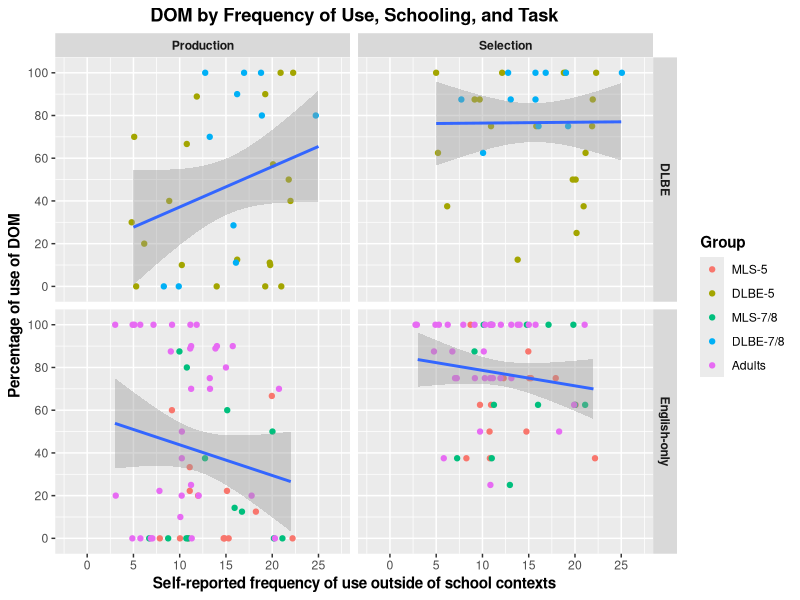
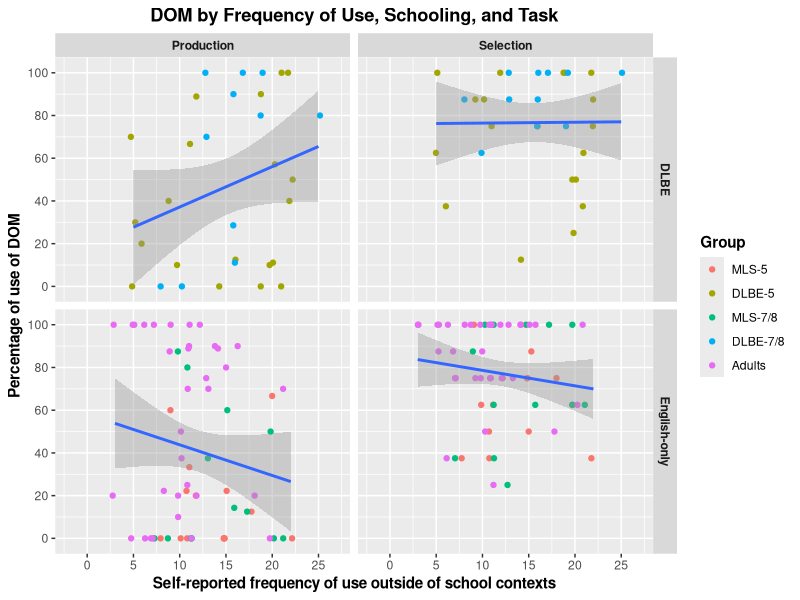

Here is the R script that generated these plots, in order:
library(tidyverse)
library(here)
library(patchwork)


# Create dataframes
## Load CSVs
DOM_EPT <- read_csv(here("Manuscripts", "SLR (Multiple Baselines)", "Data", "SLR Multiple Baselines DOM Production.csv")) %>% 
  mutate(Structure = "DOM") %>%
  group_by(Part_ID, Group, Task, Use) %>%
  summarize(Total_Structure = sum(Response, na.rm = TRUE),
            Total_Responses = sum(!is.na(Response)),
            Prod_Ratio = Total_Structure / Total_Responses,
            .groups = "drop") %>% 
  mutate(Production = Prod_Ratio * 100)

DOM_FCT <- read_csv(here("Manuscripts", "SLR (Multiple Baselines)", "Data", "SLR Multiple Baselines DOM Selection.csv")) %>% 
  mutate(Structure = "DOM") %>%
  group_by(Part_ID, Group, Task, Use) %>%
  summarize(Total_Structure = sum(Response, na.rm = TRUE),
            Total_Responses = sum(!is.na(Response)),
            Sel_Ratio = Total_Structure / Total_Responses,
            .groups = "drop") %>% 
  mutate(Selection = Sel_Ratio * 100)


## Join dataframes
Aggregate <- left_join(DOM_EPT, DOM_FCT, by = c("Part_ID", "Group", "Use")) %>% 
  mutate(Sum = Production + Selection) %>% 
  rename(Number_Produced = Total_Structure.x,
         Number_Selected = Total_Structure.y,
         EPT_Total = Total_Responses.x,
         FCT_Total = Total_Responses.y) %>% 
  mutate(Immersion = case_when(Group %in% c("DLBE-5", "DLBE-7/8") ~ "DLBE",
                               Group %in% c("MLS-5", "MLS-7/8", "Adults") ~ "English-only",
                               TRUE ~ NA_character_)) %>% 
  pivot_longer(cols = c(Production, Selection),
               names_to = "Task",
               values_to = "Ratio") %>% 
  mutate(Group = (factor(Group, levels = c("MLS-5", "DLBE-5", "MLS-7/8", "DLBE-7/8", "Adults"))))


## Calculate graphs
Use_Plot <- Aggregate %>% 
  ggplot(aes(x = Use, y = Ratio)) + 
  geom_jitter(aes(color = Group), width = 0.3, height = 0) +
  geom_smooth(method = "glm", formula = y ~ x, se = TRUE) +
  facet_grid(rows = vars(Immersion),
             cols = vars(Task)) +
  scale_y_continuous(breaks = seq(0, 100, 20),
                     limits = c(-2, 102)) +
  scale_x_continuous(breaks = seq(0, 25, 5),
                     limits = c(-2, 27)) +
  labs(x = "Self-reported frequency of use outside of school contexts",
       y = "Percentage of use of DOM",
       title = "DOM by Frequency of Use, Schooling, and Task") +
  theme(axis.title = element_text(face = "bold"),
        plot.title = element_text(hjust = 0.5, face = "bold"),
        legend.title = element_text(face = "bold"),
        strip.text = element_text(face = "bold"))


Use_Plot


## Save plot
ggsave(filename = here("Manuscripts", "SLR (Multiple Baselines)", "Graphs", "SLR Multiple Baselines Figure 5.pdf"),
       plot = Use_Plot,
       device = "pdf",
       width = 6.5,
       height = 4,
       units = "in")
